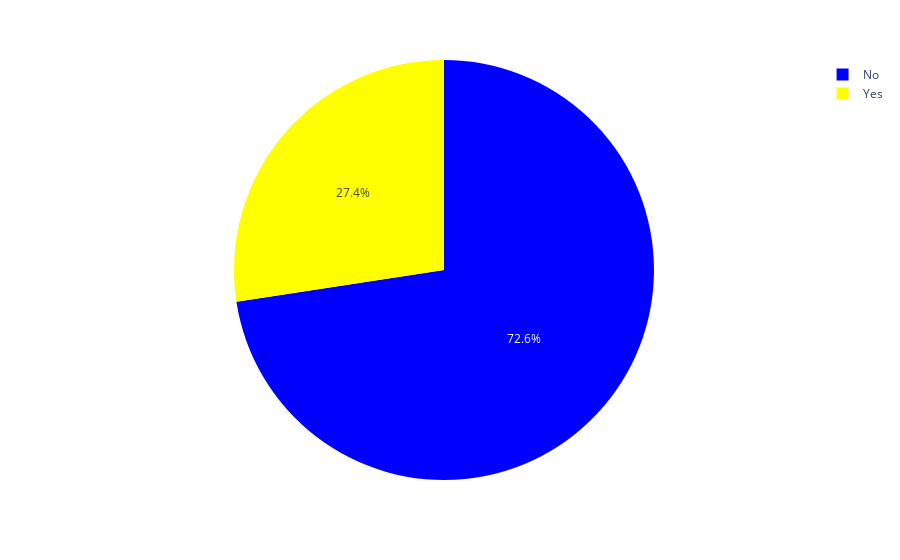

This figure's notebook cell:
### Code cell
import plotly.express as px

fig = px.pie(df, names='Loan_Status', color='Loan_Status',
            color_discrete_map={'Yes':'Yellow',
                               'No':'Blue'})
fig.show()

### Figure 1 — Plotly figure (JSON) as saved in the notebook; plotly's stock layout.template omitted (floating-point values rounded to 4 significant figures; data arrays with more than 128 entries replaced by an {"elided": "..."} marker saying what was removed)
{"data": [{"customdata": {"elided": "981x1 str values"}, "domain": {"x": [0, 1], "y": [0, 1]}, "hovertemplate": "Loan_Status=%{customdata[0]}<extra></extra>", "labels": {"elided": "981 str values"}, "legendgroup": "", "marker": {"colors": {"elided": "981 str values"}}, "name": "", "showlegend": true, "type": "pie"}], "layout": {"legend": {"tracegroupgap": 0}, "margin": {"t": 60}}}
